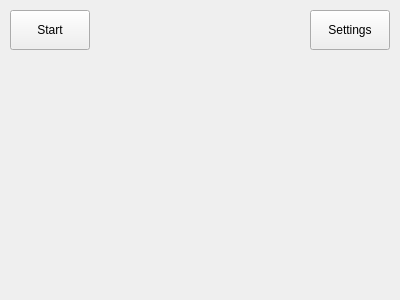
<?xml version="1.0" encoding="UTF-8"?>
<ui version="4.0">
 <class>EarsExApp::MainWindow</class>
 <widget class="QMainWindow" name="EarsExApp::MainWindow">
  <property name="geometry">
   <rect>
    <x>0</x>
    <y>0</y>
    <width>400</width>
    <height>300</height>
   </rect>
  </property>
  <widget class="QWidget" name="wgtCentral">
   <widget class="QPushButton" name="btnStartStop">
    <property name="geometry">
     <rect>
      <x>10</x>
      <y>10</y>
      <width>80</width>
      <height>40</height>
     </rect>
    </property>
    <property name="text">
     <string>Start</string>
    </property>
    <property name="checkable">
     <bool>true</bool>
    </property>
   </widget>
   <widget class="QPushButton" name="btnSettings">
    <property name="geometry">
     <rect>
      <x>310</x>
      <y>10</y>
      <width>80</width>
      <height>40</height>
     </rect>
    </property>
    <property name="text">
     <string>Settings</string>
    </property>
    <property name="checkable">
     <bool>false</bool>
    </property>
   </widget>
  </widget>
 </widget>
 <layoutdefault spacing="5" margin="10"/>
 <resources/>
 <connections/>
</ui>
